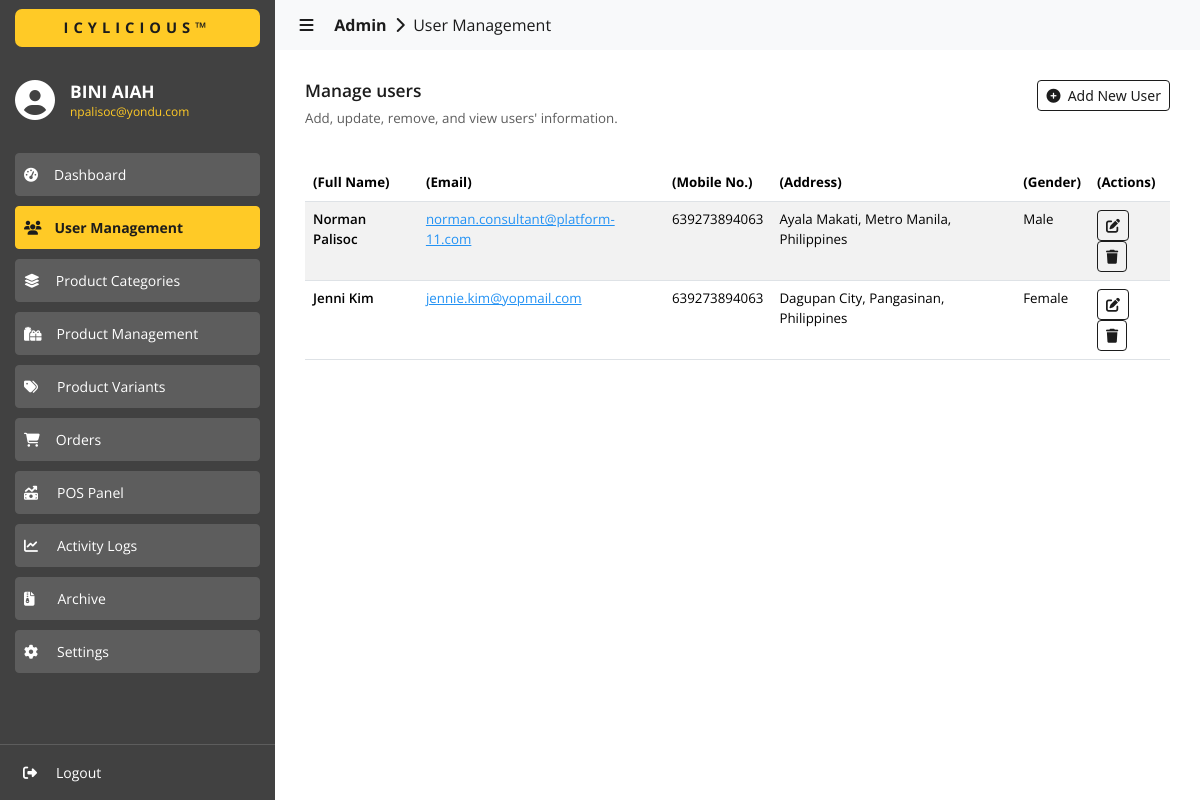
The page /admin/users/index.php (signed in) on the database its author committed.
### tables this page shows
CREATE TABLE `user_info` (
  `id` int(11) NOT NULL,
  `first_name` varchar(255) DEFAULT NULL,
  `last_name` varchar(255) DEFAULT NULL,
  `email` varchar(255) DEFAULT NULL,
  `phone` varchar(255) DEFAULT NULL,
  `address` varchar(255) DEFAULT NULL,
  `gender` varchar(255) DEFAULT NULL,
  `birth_date` varchar(255) DEFAULT NULL
);

### admin/users/index.php (the view, shortened to what this page needs)
<?php
  include('../../utils/connections.php');
?>
<!DOCTYPE html>
<html lang="en">
  <head>
    <link
      href="https://cdn.jsdelivr.net/npm/bootstrap@5.3.3/dist/css/bootstrap.min.css"
      rel="stylesheet"
    >
    <link href="https://cdn.datatables.net/2.0.5/css/dataTables.bootstrap5.css" rel="stylesheet">
    <link rel="stylesheet" href="../../assets/css/global.css" />
    <link rel="stylesheet" href="./css/users.css" />
  </head>
  <body>
    <div id="nav-sidebar" class="sidebar-container slide-expanded">
      <div class="div-tm-title background-color-light-grey">
        <h4 class="h4-tm-title sans-700 color-dark-grey background-color-yellow">ICYLICIOUS&trade;</h4>
      </div>
      <div class="div-sidebar-logo">
        <i class="fa-solid fa-circle-user color-white" style="font-size: 30pt; margin-top: -8px"></i>
        <div>
          <h4 class="color-white sans-700 h6-title-name">
            <?php
              echo $_SESSION['user_info.first_name']." ".$_SESSION['user_info.last_name'];
            ?>
          </h4>
          <p class="color-yellow sans-regular p-title-email">
            <?php
              echo $_SESSION['user_info.email'];
            ?>
          </p>
        </div>
      </div>
      <div class="div-siderbar-menu-links">
        <button
          id="btn-dashboard"
          class="btn btn-outline-success btn-sm
            sans-regular
            background-color-super-light-grey
            border-color-super-light-grey
            color-white
            btn-menu
            btn-menu-unselected"
          type="button">
          <i class="fa-solid fa-gauge-high"></i><span style="padding-left: 16px">Dashboard</span>
        </button>
        <button
          id="btn-user-management"
          class="btn btn-outline-success btn-sm
            sans-700
            background-color-yellow
            border-color-yellow
            color-dark-grey
            btn-menu
            btn-menu-selected"
          type="button">
          <i class="fa-solid fa-users"></i><span style="padding-left: 13px">User Management</span>
        </button>
        <button
          id="btn-categories"
          class="btn btn-outline-success btn-sm
            sans-regular
            background-color-super-light-grey
            border-color-super-light-grey
            color-white
            btn-menu
            btn-menu-unselected"
          type="button">
          <i class="fa-solid fa-layer-group"></i><span style="padding-left: 16px">Product Categories</span>
        </button>
        <button
          id="btn-products"
          class="btn btn-outline-success btn-sm
            sans-regular
            background-color-super-light-grey
            border-color-super-light-grey
            color-white
            btn-menu
            btn-menu-unselected"
          type="button">
          <i class="fa-solid fa-gifts"></i><span style="padding-left: 15px">Product Management</span>
        </button>
        <button
          id="btn-variants"
          class="btn btn-outline-success btn-sm
            sans-regular
            background-color-super-light-grey
            border-color-super-light-grey
            color-white
            btn-menu
            btn-menu-unselected"
          type="button">
          <i class="fa-solid fa-tags"></i><span style="padding-left: 19px">Product Variants</span>
        </button>
        <button
          id="btn-orders"
          class="btn btn-outline-success btn-sm
            sans-regular
            background-color-super-light-grey
            border-color-super-light-grey
            color-white
            btn-menu
            btn-menu-unselected"
          type="button">
          <i class="fa-solid fa-cart-shopping"></i><span style="padding-left: 16px">Orders</span>
        </button>
        <button
          id="btn-pos"
          class="btn btn-outline-success btn-sm
            sans-regular
            background-color-super-light-grey
            border-color-super-light-grey
            color-white
            btn-menu
            btn-menu-unselected"
          type="button">
          <i class="fa-solid fa-money-bill-trend-up"></i><span style="padding-left: 19px">POS Panel</span>
        </button>
        <button
          id="btn-logs"
          class="btn btn-outline-success btn-sm
            sans-regular
            background-color-super-light-grey
            border-color-super-light-grey
            color-white
            btn-menu
            btn-menu-unselected"
          type="button">
          <i class="fa-solid fa-chart-line"></i><span style="padding-left: 19px">Activity Logs</span>
        </button>
        <button
          id="btn-archives"
          class="btn btn-outline-success btn-sm
            sans-regular
            background-color-super-light-grey
            border-color-super-light-grey
            color-white
            btn-menu
            btn-menu-unselected"
          type="button">
          <i class="fa-solid fa-file-zipper"></i><span style="padding-left: 23px">Archive</span>
        </button>
        <button
          id="btn-settings"
          class="btn btn-outline-success btn-sm
            sans-regular
            background-color-super-light-grey
            border-color-super-light-grey
            color-white
            btn-menu
            btn-menu-unselected"
          type="button">
          <i class="fa-solid fa-gear"></i><span style="padding-left: 19px">Settings</span>
        </button>
      </div>
      <div class="div-siderbar-profile-links">
        <button
          class="btn btn-outline-success btn-sm
            sans-regular
            color-white
            btn-menu
            btn-menu-unselected
            btn-logout"
          style="border: 0px"
          type="button">
          <i class="fa-solid fa-right-from-bracket"></i><span style="padding-left: 19px">Logout</span>
        </button>
      </div>
    </div>
    <div id="content-body" class="content content-slide-expanded">
      <nav class="navbar navbar-expand-lg navbar-light bg-body-tertiary">
        <div class="container-fluid">
          <a class="navbar-brand sans-regular color-dark-grey a-navbar-path" href="#" style="cursor: default;">
            &nbsp;&nbsp;&nbsp;<i id="navbar-control" class="fa-solid fa-bars" style="cursor: pointer"></i>
            &nbsp;&nbsp;&nbsp;&nbsp;<b>Admin</b>&nbsp;
            <i class="fa-solid fa-chevron-right"></i>
            &nbsp;User Management
          </a>
        </div>
      </nav>
      <div>
        <div class="content-wrapper">
          <div class="div-content-title">
            <div class="div-content-title-labels">
              <h4 class="color-dark-grey sans-600" style="font-size: 13pt;">
                Manage users
              </h4>
              <p class="color-super-light-grey sans-regular" style="font-size: 10pt;">
                Add, update, remove, and view users' information.
              </p>
            </div>
            <div class="div-content-title-actions">
              <button
                data-bs-toggle="modal"
                data-bs-target="#staticAddNewUser"
                class="btn btn-outline-primary btn-sm sans-400"
                type="button">
                <i class="fa-solid fa-circle-plus"></i>&nbsp;&nbsp;Add New User
              </button>
            </div>
          </div>
          <div style="margin-top: 20px;">
            <table id="data" class="table table-striped" style="width:100%">
              <thead>
                <tr>
                  <th class="sans-bold">(Full Name)</th>
                  <th class="sans-bold">(Email)</th>
                  <th class="sans-bold">(Mobile No.)</th>
                  <th class="sans-bold">(Address)</th>
                  <th class="sans-bold">(Gender)</th>
                  <th class="sans-bold">(Actions)</th>
                </tr>
              </thead>
              <tbody>
                <?php
                  $fetch_user_info = "
                    SELECT
                    UI.id,
                    UI.first_name,
                    UI.last_name,
                    UI.email,
                    UI.phone,
                    UI.address,
                    UI.gender,
                    UI.birth_date
                    FROM user_info AS UI
                    INNER JOIN user_credentials AS UC
                    ON UI.id = UC.user_id
                    AND UC.type = 'customer'";
                  $result = $conn->query($fetch_user_info);
                  if ($result->num_rows > 0) {
                    while ($row = $result->fetch_assoc()) {
                      $user_id = $row['id'];
                      $first_name = $row['first_name'];
                      $last_name = $row['last_name'];
                      $fullname = $first_name . ' ' . $last_name;
                      $email = $row['email'];
                      $mobile_no = $row['phone'];
                      $address = $row['address'];
                      $gender = $row['gender'];
                      $b_date = $row['birth_date'];
                      echo '
                        <tr>
                          <td class="sans-600">
                            '.$fullname.'
                          </td>
                          <td class="sans-regular" style="color: #2392f4">
                            <a href="mailto:'.$email.'"
                              class="sans-regular"
                              style="color: #2392f4">'.$email.'</a>
                          </td>
                          <td class="sans-regular">
                            '.$mobile_no.'
                          </td>
                          <td class="sans-regular">
                            '.$address.'
                          </td>
                          <td class="sans-regular">
                            '.$gender.'
                          </td>
                          <td>
                            <button
                              data-bs-toggle="modal"
                              data-bs-target="#staticEditUser"
                              onclick="onEditUser(
                                '."'".$user_id."',".'
                                '."'".$first_name."',".'
                                '."'".$last_name."',".'
                                '."'".$email."',".'
                                '."'".$mobile_no."',".'
                                '."'".$address."',".'
                                '."'".$gender."',".'
                                '."'".$b_date."'".'
                              )"
                              class="btn btn-outline-primary btn-sm
                                sans-400
                                color-white"
                              type="button">
                              <i class="fa-solid fa-pen-to-square"></i>
                            </button>
                            <button
                              onclick="onDeleteUser('."'".$email."'".')"
                              class="btn btn-outline-primary btn-sm
                                sans-400
                                color-white"
                              type="button">
                              <i class="fa-solid fa-trash"></i>
                            </button>
                          </td>
                        </tr>
                      ';
                    }
                  }
                ?>
              </tbody>
            </table>
          </div>
        </div>
      </div>
    </div>
  </body>
</html>

### assets/css/global.css (style rules this page uses)
* { margin: 0; }
:root { --black: #080808; --dark-grey: #1c1c1c; --light-grey: #414141; --super-light-grey: #5d5d5d; --yellow: #ffca26; --white: #ffffff; --light-white: #ececec; --disabled-color: #848383; --light-blue: #2392f4; }
.sans-regular { font-family: "Open Sans", sans-serif; font-optical-sizing: auto; font-weight: 400; font-style: normal; }
.sans-600 { font-family: "Open Sans", sans-serif; font-optical-sizing: auto; font-weight: 600; font-style: normal; }
.sans-700 { font-family: "Open Sans", sans-serif; font-optical-sizing: auto; font-weight: 700; font-style: normal; }
.sans-bold { font-family: "Open Sans", sans-serif; font-optical-sizing: auto; font-weight: bold; font-style: normal; }
.color-white { color: var(--white); }
.color-yellow { color: var(--yellow); }
.color-super-light-grey { color: var(--super-light-grey); }
.color-dark-grey { color: var(--dark-grey); }
.background-color-yellow { background-color: var(--yellow); }
.background-color-super-light-grey { background-color: var(--super-light-grey); }
.background-color-light-grey { background-color: var(--light-grey); }
.border-color-yellow { border-color: var(--yellow); }
.border-color-super-light-grey { border-color: var(--super-light-grey); }

### admin/users/css/users.css (style rules this page uses)
* { box-sizing: border-box; margin: 0; }
:root { --black: #080808; --dark-grey: #1c1c1c; --light-grey: #414141; --super-light-grey: #5d5d5d; --yellow: #ffca26; --white: #ffffff; --light-white: #ececec; --disabled-color: #848383; --light-blue: #2392f4; }
body { background-color: var(--white); }
.sidebar-container { background-color: var(--light-grey); width: 275px; height: 100%; position: fixed; display: flex; flex-direction: column; left: 0px; z-index: 999; }
.div-tm-title { width: 100%; height: 56px; display: flex; flex-direction: column; justify-content: center; }
.h4-tm-title { text-align: center; font-size: 11pt; letter-spacing: 5px !important; margin-inline: 15px; padding-block: 10px; border-radius: 7px; margin-bottom: 0px !important; }
.div-sidebar-logo { display: flex; align-items: center; gap: 15px; padding-inline: 15px; margin-top: 25px; }
.h6-title-name { font-size: 13pt; margin-bottom: 0px !important; }
.p-title-email { font-size: 9pt; line-height: 0px; margin-top: 10px; }
.div-siderbar-menu-links { flex: 1; display: flex; flex-direction: column; padding-inline: 15px; padding-top: 25px; gap: 10px; }
.div-siderbar-profile-links { display: flex; flex-direction: column; border-top: 1px solid var(--super-light-grey); padding-inline: 15px; padding-block: 7px; gap: 10px; }
.btn-menu { text-align: left; padding-top: 10px !important; padding-bottom: 10px !important; }
.content { padding-left: 275px; }
.a-navbar-path { font-size: 12pt; }
.content-wrapper { padding-inline: 30px; padding-block: 30px; }
.div-content-title { display: flex; }
.div-content-title-labels { flex: 1; }
.btn-outline-primary { border-color: var(--dark-grey) !important; color: var(--dark-grey) !important; }
td { font-size: 10pt; }
th { font-size: 10pt; }
.slide-expanded { left: 0px !important; transition: .4s; }
.content-slide-expanded { padding-left: 275px; transition: .4s; }

### rows shown on the page
user_info: fullname "Norman Palisoc", email "norman.consultant@platform-11.com", phone "639273894063", address "Ayala Makati, Metro Manila, Philippines", gender "Male"
user_info: fullname "Jenni Kim", email "jennie.kim@yopmail.com", phone "639273894063", address "Dagupan City, Pangasinan, Philippines", gender "Female"

### other values the page prints
$_SESSION['user_info.first_name'] "BINI"
$_SESSION['user_info.last_name'] "AIAH"
$_SESSION['user_info.email'] "npalisoc@yondu.com"
